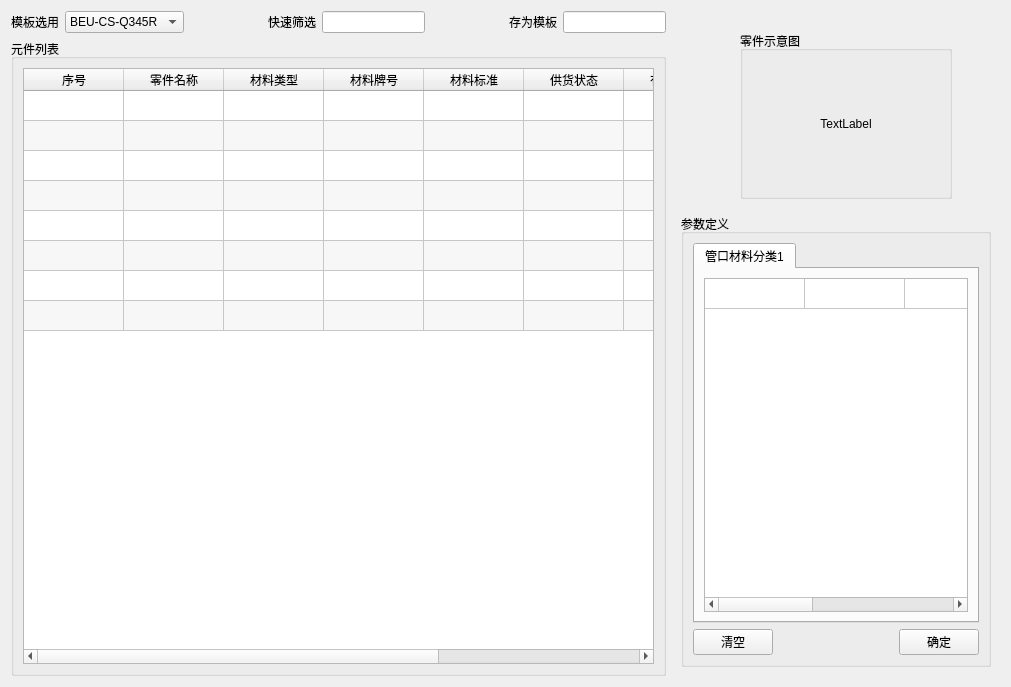
<?xml version="1.0" encoding="UTF-8"?>
<ui version="4.0">
 <class>Form</class>
 <widget class="QWidget" name="Form">
  <property name="geometry">
   <rect>
    <x>0</x>
    <y>0</y>
    <width>1011</width>
    <height>687</height>
   </rect>
  </property>
  <property name="windowTitle">
   <string>Form</string>
  </property>
  <layout class="QHBoxLayout" name="horizontalLayout_13">
   <item>
    <layout class="QHBoxLayout" name="horizontalLayout_10" stretch="2,1">
     <item>
      <layout class="QVBoxLayout" name="verticalLayout" stretch="2,8">
       <item>
        <layout class="QHBoxLayout" name="horizontalLayout_4" stretch="2,1,2,1,2">
         <item>
          <layout class="QHBoxLayout" name="horizontalLayout">
           <item>
            <widget class="QLabel" name="label">
             <property name="text">
              <string>模板选用</string>
             </property>
            </widget>
           </item>
           <item>
            <widget class="QComboBox" name="comboBox_template">
             <item>
              <property name="text">
               <string>BEU-CS-Q345R</string>
              </property>
             </item>
            </widget>
           </item>
          </layout>
         </item>
         <item>
          <spacer name="horizontalSpacer">
           <property name="orientation">
            <enum>Qt::Horizontal</enum>
           </property>
           <property name="sizeHint" stdset="0">
            <size>
             <width>40</width>
             <height>20</height>
            </size>
           </property>
          </spacer>
         </item>
         <item>
          <layout class="QHBoxLayout" name="horizontalLayout_2" stretch="0,0">
           <item>
            <widget class="QLabel" name="label_2">
             <property name="text">
              <string>快速筛选</string>
             </property>
            </widget>
           </item>
           <item>
            <widget class="QLineEdit" name="lineEdit"/>
           </item>
          </layout>
         </item>
         <item>
          <spacer name="horizontalSpacer_6">
           <property name="orientation">
            <enum>Qt::Horizontal</enum>
           </property>
           <property name="sizeHint" stdset="0">
            <size>
             <width>40</width>
             <height>20</height>
            </size>
           </property>
          </spacer>
         </item>
         <item>
          <layout class="QHBoxLayout" name="horizontalLayout_3">
           <item>
            <widget class="QLabel" name="label_3">
             <property name="text">
              <string>存为模板</string>
             </property>
            </widget>
           </item>
           <item>
            <widget class="QLineEdit" name="lineEdit_2"/>
           </item>
          </layout>
         </item>
        </layout>
       </item>
       <item>
        <widget class="QGroupBox" name="groupBox_3">
         <property name="title">
          <string>元件列表</string>
         </property>
         <layout class="QHBoxLayout" name="horizontalLayout_15">
          <item>
           <widget class="QTableWidget" name="tableWidget">
            <property name="autoScroll">
             <bool>true</bool>
            </property>
            <property name="alternatingRowColors">
             <bool>true</bool>
            </property>
            <property name="wordWrap">
             <bool>true</bool>
            </property>
            <attribute name="horizontalHeaderStretchLastSection">
             <bool>true</bool>
            </attribute>
            <attribute name="verticalHeaderVisible">
             <bool>false</bool>
            </attribute>
            <attribute name="verticalHeaderStretchLastSection">
             <bool>false</bool>
            </attribute>
            <row>
             <property name="text">
              <string/>
             </property>
            </row>
            <row>
             <property name="text">
              <string/>
             </property>
            </row>
            <row>
             <property name="text">
              <string/>
             </property>
            </row>
            <row>
             <property name="text">
              <string/>
             </property>
            </row>
            <row>
             <property name="text">
              <string/>
             </property>
            </row>
            <row>
             <property name="text">
              <string/>
             </property>
            </row>
            <row>
             <property name="text">
              <string/>
             </property>
            </row>
            <row>
             <property name="text">
              <string/>
             </property>
            </row>
            <column>
             <property name="text">
              <string>序号</string>
             </property>
             <property name="textAlignment">
              <set>AlignCenter</set>
             </property>
            </column>
            <column>
             <property name="text">
              <string>零件名称</string>
             </property>
            </column>
            <column>
             <property name="text">
              <string>材料类型</string>
             </property>
            </column>
            <column>
             <property name="text">
              <string>材料牌号</string>
             </property>
            </column>
            <column>
             <property name="text">
              <string>材料标准</string>
             </property>
            </column>
            <column>
             <property name="text">
              <string>供货状态</string>
             </property>
            </column>
            <column>
             <property name="text">
              <string>有无覆层</string>
             </property>
            </column>
            <column>
             <property name="text">
              <string>是否定义</string>
             </property>
            </column>
            <column>
             <property name="text">
              <string>所属部件</string>
             </property>
            </column>
            <item row="0" column="0">
             <property name="text">
              <string/>
             </property>
             <property name="textAlignment">
              <set>AlignCenter</set>
             </property>
            </item>
            <item row="0" column="1">
             <property name="text">
              <string/>
             </property>
             <property name="textAlignment">
              <set>AlignCenter</set>
             </property>
            </item>
            <item row="0" column="2">
             <property name="text">
              <string/>
             </property>
             <property name="textAlignment">
              <set>AlignCenter</set>
             </property>
            </item>
            <item row="0" column="3">
             <property name="text">
              <string/>
             </property>
             <property name="textAlignment">
              <set>AlignCenter</set>
             </property>
            </item>
            <item row="0" column="4">
             <property name="text">
              <string/>
             </property>
             <property name="textAlignment">
              <set>AlignCenter</set>
             </property>
            </item>
            <item row="0" column="5">
             <property name="text">
              <string/>
             </property>
             <property name="textAlignment">
              <set>AlignCenter</set>
             </property>
            </item>
            <item row="0" column="6">
             <property name="text">
              <string/>
             </property>
             <property name="textAlignment">
              <set>AlignCenter</set>
             </property>
            </item>
            <item row="0" column="7">
             <property name="text">
              <string/>
             </property>
             <property name="textAlignment">
              <set>AlignCenter</set>
             </property>
            </item>
            <item row="0" column="8">
             <property name="text">
              <string/>
             </property>
             <property name="textAlignment">
              <set>AlignCenter</set>
             </property>
            </item>
            <item row="1" column="0">
             <property name="text">
              <string/>
             </property>
             <property name="textAlignment">
              <set>AlignCenter</set>
             </property>
            </item>
            <item row="1" column="1">
             <property name="text">
              <string/>
             </property>
             <property name="textAlignment">
              <set>AlignCenter</set>
             </property>
            </item>
            <item row="1" column="2">
             <property name="text">
              <string/>
             </property>
             <property name="textAlignment">
              <set>AlignCenter</set>
             </property>
            </item>
            <item row="1" column="3">
             <property name="text">
              <string/>
             </property>
             <property name="textAlignment">
              <set>AlignCenter</set>
             </property>
            </item>
            <item row="1" column="4">
             <property name="text">
              <string/>
             </property>
             <property name="textAlignment">
              <set>AlignCenter</set>
             </property>
            </item>
            <item row="1" column="5">
             <property name="text">
              <string/>
             </property>
             <property name="textAlignment">
              <set>AlignCenter</set>
             </property>
            </item>
            <item row="1" column="6">
             <property name="text">
              <string/>
             </property>
             <property name="textAlignment">
              <set>AlignCenter</set>
             </property>
            </item>
            <item row="1" column="7">
             <property name="text">
              <string/>
             </property>
             <property name="textAlignment">
              <set>AlignCenter</set>
             </property>
            </item>
            <item row="1" column="8">
             <property name="text">
              <string/>
             </property>
             <property name="textAlignment">
              <set>AlignCenter</set>
             </property>
            </item>
            <item row="2" column="0">
             <property name="text">
              <string/>
             </property>
             <property name="textAlignment">
              <set>AlignCenter</set>
             </property>
            </item>
            <item row="2" column="1">
             <property name="text">
              <string/>
             </property>
             <property name="font">
              <font>
               <weight>50</weight>
               <italic>false</italic>
               <bold>false</bold>
              </font>
             </property>
             <property name="textAlignment">
              <set>AlignCenter</set>
             </property>
            </item>
            <item row="2" column="2">
             <property name="text">
              <string/>
             </property>
             <property name="textAlignment">
              <set>AlignCenter</set>
             </property>
            </item>
            <item row="2" column="3">
             <property name="text">
              <string/>
             </property>
             <property name="textAlignment">
              <set>AlignCenter</set>
             </property>
            </item>
            <item row="2" column="4">
             <property name="text">
              <string/>
             </property>
             <property name="textAlignment">
              <set>AlignCenter</set>
             </property>
            </item>
            <item row="2" column="5">
             <property name="text">
              <string/>
             </property>
             <property name="textAlignment">
              <set>AlignCenter</set>
             </property>
            </item>
            <item row="2" column="6">
             <property name="text">
              <string/>
             </property>
             <property name="textAlignment">
              <set>AlignCenter</set>
             </property>
            </item>
            <item row="2" column="7">
             <property name="text">
              <string/>
             </property>
             <property name="textAlignment">
              <set>AlignCenter</set>
             </property>
            </item>
            <item row="2" column="8">
             <property name="text">
              <string/>
             </property>
             <property name="textAlignment">
              <set>AlignCenter</set>
             </property>
            </item>
            <item row="3" column="0">
             <property name="text">
              <string/>
             </property>
             <property name="textAlignment">
              <set>AlignCenter</set>
             </property>
            </item>
            <item row="3" column="1">
             <property name="text">
              <string/>
             </property>
             <property name="textAlignment">
              <set>AlignCenter</set>
             </property>
            </item>
            <item row="3" column="2">
             <property name="text">
              <string/>
             </property>
             <property name="textAlignment">
              <set>AlignCenter</set>
             </property>
            </item>
            <item row="3" column="3">
             <property name="text">
              <string/>
             </property>
             <property name="textAlignment">
              <set>AlignCenter</set>
             </property>
            </item>
            <item row="3" column="4">
             <property name="text">
              <string/>
             </property>
             <property name="textAlignment">
              <set>AlignCenter</set>
             </property>
            </item>
            <item row="3" column="5">
             <property name="text">
              <string/>
             </property>
             <property name="textAlignment">
              <set>AlignCenter</set>
             </property>
            </item>
            <item row="3" column="6">
             <property name="text">
              <string/>
             </property>
             <property name="textAlignment">
              <set>AlignCenter</set>
             </property>
            </item>
            <item row="3" column="7">
             <property name="text">
              <string/>
             </property>
             <property name="textAlignment">
              <set>AlignCenter</set>
             </property>
            </item>
            <item row="3" column="8">
             <property name="text">
              <string/>
             </property>
             <property name="textAlignment">
              <set>AlignCenter</set>
             </property>
            </item>
           </widget>
          </item>
         </layout>
        </widget>
       </item>
      </layout>
     </item>
     <item>
      <layout class="QVBoxLayout" name="verticalLayout_8" stretch="2,5">
       <item>
        <layout class="QVBoxLayout" name="verticalLayout_7">
         <item>
          <spacer name="horizontalSpacer_7">
           <property name="orientation">
            <enum>Qt::Horizontal</enum>
           </property>
           <property name="sizeHint" stdset="0">
            <size>
             <width>468</width>
             <height>20</height>
            </size>
           </property>
          </spacer>
         </item>
         <item>
          <layout class="QHBoxLayout" name="horizontalLayout_6">
           <item>
            <spacer name="verticalSpacer_2">
             <property name="orientation">
              <enum>Qt::Vertical</enum>
             </property>
             <property name="sizeHint" stdset="0">
              <size>
               <width>68</width>
               <height>168</height>
              </size>
             </property>
            </spacer>
           </item>
           <item>
            <widget class="QGroupBox" name="groupBox">
             <property name="title">
              <string>零件示意图</string>
             </property>
             <layout class="QHBoxLayout" name="horizontalLayout_5">
              <item>
               <widget class="QLabel" name="label_4">
                <property name="sizePolicy">
                 <sizepolicy hsizetype="Expanding" vsizetype="Expanding">
                  <horstretch>0</horstretch>
                  <verstretch>0</verstretch>
                 </sizepolicy>
                </property>
                <property name="text">
                 <string>TextLabel</string>
                </property>
                <property name="scaledContents">
                 <bool>true</bool>
                </property>
                <property name="alignment">
                 <set>Qt::AlignCenter</set>
                </property>
               </widget>
              </item>
             </layout>
            </widget>
           </item>
           <item>
            <spacer name="verticalSpacer_3">
             <property name="orientation">
              <enum>Qt::Vertical</enum>
             </property>
             <property name="sizeHint" stdset="0">
              <size>
               <width>48</width>
               <height>168</height>
              </size>
             </property>
            </spacer>
           </item>
          </layout>
         </item>
        </layout>
       </item>
       <item>
        <layout class="QVBoxLayout" name="verticalLayout_6">
         <item>
          <widget class="QStackedWidget" name="stackedWidget">
           <property name="currentIndex">
            <number>0</number>
           </property>
           <widget class="QWidget" name="page">
            <layout class="QHBoxLayout" name="horizontalLayout_9">
             <item>
              <widget class="QGroupBox" name="groupBox_4">
               <property name="title">
                <string>参数定义</string>
               </property>
               <layout class="QHBoxLayout" name="horizontalLayout_14">
                <item>
                 <layout class="QVBoxLayout" name="verticalLayout_4">
                  <item>
                   <layout class="QVBoxLayout" name="verticalLayout_3">
                    <item>
                     <widget class="QTabWidget" name="tabWidget">
                      <property name="currentIndex">
                       <number>0</number>
                      </property>
                      <widget class="QWidget" name="tab">
                       <attribute name="title">
                        <string>管口材料分类1</string>
                       </attribute>
                       <layout class="QHBoxLayout" name="horizontalLayout_7">
                        <item>
                         <layout class="QVBoxLayout" name="verticalLayout_2">
                          <item>
                           <widget class="QTableWidget" name="tableWidget_define1">
                            <attribute name="horizontalHeaderVisible">
                             <bool>false</bool>
                            </attribute>
                            <attribute name="verticalHeaderVisible">
                             <bool>false</bool>
                            </attribute>
                            <row>
                             <property name="text">
                              <string/>
                             </property>
                            </row>
                            <column>
                             <property name="text">
                              <string>零件名称</string>
                             </property>
                             <property name="textAlignment">
                              <set>AlignCenter</set>
                             </property>
                            </column>
                            <column>
                             <property name="text">
                              <string>材料类型</string>
                             </property>
                            </column>
                            <column>
                             <property name="text">
                              <string>材料牌号</string>
                             </property>
                            </column>
                            <column>
                             <property name="text">
                              <string>供货状态</string>
                             </property>
                            </column>
                            <column>
                             <property name="text">
                              <string>材料标准</string>
                             </property>
                            </column>
                            <item row="0" column="0">
                             <property name="text">
                              <string/>
                             </property>
                             <property name="textAlignment">
                              <set>AlignCenter</set>
                             </property>
                            </item>
                            <item row="0" column="1">
                             <property name="text">
                              <string/>
                             </property>
                             <property name="textAlignment">
                              <set>AlignCenter</set>
                             </property>
                            </item>
                            <item row="0" column="2">
                             <property name="text">
                              <string/>
                             </property>
                             <property name="textAlignment">
                              <set>AlignCenter</set>
                             </property>
                            </item>
                            <item row="0" column="3">
                             <property name="text">
                              <string/>
                             </property>
                             <property name="textAlignment">
                              <set>AlignCenter</set>
                             </property>
                            </item>
                            <item row="0" column="4">
                             <property name="text">
                              <string/>
                             </property>
                             <property name="textAlignment">
                              <set>AlignCenter</set>
                             </property>
                            </item>
                           </widget>
                          </item>
                         </layout>
                        </item>
                       </layout>
                      </widget>
                     </widget>
                    </item>
                    <item>
                     <layout class="QHBoxLayout" name="horizontalLayout_19"/>
                    </item>
                   </layout>
                  </item>
                  <item>
                   <layout class="QHBoxLayout" name="horizontalLayout_8">
                    <item>
                     <widget class="QPushButton" name="pushButton_6">
                      <property name="text">
                       <string>清空</string>
                      </property>
                     </widget>
                    </item>
                    <item>
                     <spacer name="horizontalSpacer_8">
                      <property name="orientation">
                       <enum>Qt::Horizontal</enum>
                      </property>
                      <property name="sizeHint" stdset="0">
                       <size>
                        <width>40</width>
                        <height>20</height>
                       </size>
                      </property>
                     </spacer>
                    </item>
                    <item>
                     <widget class="QPushButton" name="pushButton_7">
                      <property name="text">
                       <string>确定</string>
                      </property>
                     </widget>
                    </item>
                   </layout>
                  </item>
                 </layout>
                </item>
               </layout>
               <zorder></zorder>
              </widget>
             </item>
            </layout>
           </widget>
           <widget class="QWidget" name="page_2">
            <layout class="QHBoxLayout" name="horizontalLayout_25">
             <item>
              <widget class="QGroupBox" name="groupBox_5">
               <property name="title">
                <string>参数定义</string>
               </property>
               <layout class="QHBoxLayout" name="horizontalLayout_16">
                <item>
                 <layout class="QVBoxLayout" name="verticalLayout_5" stretch="20,0,1">
                  <item>
                   <widget class="QTableWidget" name="tableWidget_para">
                    <attribute name="verticalHeaderVisible">
                     <bool>false</bool>
                    </attribute>
                    <column>
                     <property name="text">
                      <string>参数名称</string>
                     </property>
                    </column>
                    <column>
                     <property name="text">
                      <string>参数数值</string>
                     </property>
                    </column>
                    <column>
                     <property name="text">
                      <string>参数单位</string>
                     </property>
                    </column>
                   </widget>
                  </item>
                  <item>
                   <spacer name="verticalSpacer">
                    <property name="orientation">
                     <enum>Qt::Vertical</enum>
                    </property>
                    <property name="sizeHint" stdset="0">
                     <size>
                      <width>20</width>
                      <height>40</height>
                     </size>
                    </property>
                   </spacer>
                  </item>
                  <item>
                   <layout class="QHBoxLayout" name="horizontalLayout_11">
                    <item>
                     <widget class="QPushButton" name="pushButton_9">
                      <property name="text">
                       <string>清空</string>
                      </property>
                     </widget>
                    </item>
                    <item>
                     <spacer name="horizontalSpacer_5">
                      <property name="orientation">
                       <enum>Qt::Horizontal</enum>
                      </property>
                      <property name="sizeHint" stdset="0">
                       <size>
                        <width>40</width>
                        <height>20</height>
                       </size>
                      </property>
                     </spacer>
                    </item>
                    <item>
                     <widget class="QPushButton" name="pushButton_8">
                      <property name="text">
                       <string>确定</string>
                      </property>
                     </widget>
                    </item>
                   </layout>
                  </item>
                 </layout>
                </item>
               </layout>
              </widget>
             </item>
            </layout>
           </widget>
           <widget class="QWidget" name="page_3">
            <layout class="QHBoxLayout" name="horizontalLayout_22">
             <item>
              <widget class="QGroupBox" name="groupBox_6">
               <property name="title">
                <string>参数定义</string>
               </property>
               <layout class="QHBoxLayout" name="horizontalLayout_17">
                <item>
                 <layout class="QVBoxLayout" name="verticalLayout_9">
                  <item>
                   <layout class="QVBoxLayout" name="verticalLayout_10">
                    <item>
                     <widget class="QTabWidget" name="tabWidget_2">
                      <property name="currentIndex">
                       <number>0</number>
                      </property>
                      <widget class="QWidget" name="tab_2">
                       <attribute name="title">
                        <string>PNO.1</string>
                       </attribute>
                       <layout class="QHBoxLayout" name="horizontalLayout_18">
                        <item>
                         <layout class="QVBoxLayout" name="verticalLayout_11">
                          <item>
                           <widget class="QTableWidget" name="tableWidget_define1_2">
                            <attribute name="horizontalHeaderVisible">
                             <bool>false</bool>
                            </attribute>
                            <attribute name="verticalHeaderVisible">
                             <bool>false</bool>
                            </attribute>
                            <row>
                             <property name="text">
                              <string/>
                             </property>
                            </row>
                            <column>
                             <property name="text">
                              <string>参数名称</string>
                             </property>
                            </column>
                            <column>
                             <property name="text">
                              <string>参数数值</string>
                             </property>
                            </column>
                            <column>
                             <property name="text">
                              <string>参数单位</string>
                             </property>
                            </column>
                           </widget>
                          </item>
                         </layout>
                        </item>
                       </layout>
                      </widget>
                     </widget>
                    </item>
                    <item>
                     <layout class="QHBoxLayout" name="horizontalLayout_20"/>
                    </item>
                   </layout>
                  </item>
                  <item>
                   <layout class="QHBoxLayout" name="horizontalLayout_21">
                    <item>
                     <widget class="QPushButton" name="pushButton_10">
                      <property name="text">
                       <string>清空</string>
                      </property>
                     </widget>
                    </item>
                    <item>
                     <spacer name="horizontalSpacer_9">
                      <property name="orientation">
                       <enum>Qt::Horizontal</enum>
                      </property>
                      <property name="sizeHint" stdset="0">
                       <size>
                        <width>40</width>
                        <height>20</height>
                       </size>
                      </property>
                     </spacer>
                    </item>
                    <item>
                     <widget class="QPushButton" name="pushButton_11">
                      <property name="text">
                       <string>确定</string>
                      </property>
                     </widget>
                    </item>
                   </layout>
                  </item>
                 </layout>
                </item>
               </layout>
               <zorder></zorder>
              </widget>
             </item>
            </layout>
           </widget>
          </widget>
         </item>
         <item>
          <layout class="QHBoxLayout" name="horizontalLayout_12"/>
         </item>
        </layout>
       </item>
      </layout>
     </item>
    </layout>
   </item>
  </layout>
 </widget>
 <resources/>
 <connections/>
</ui>
